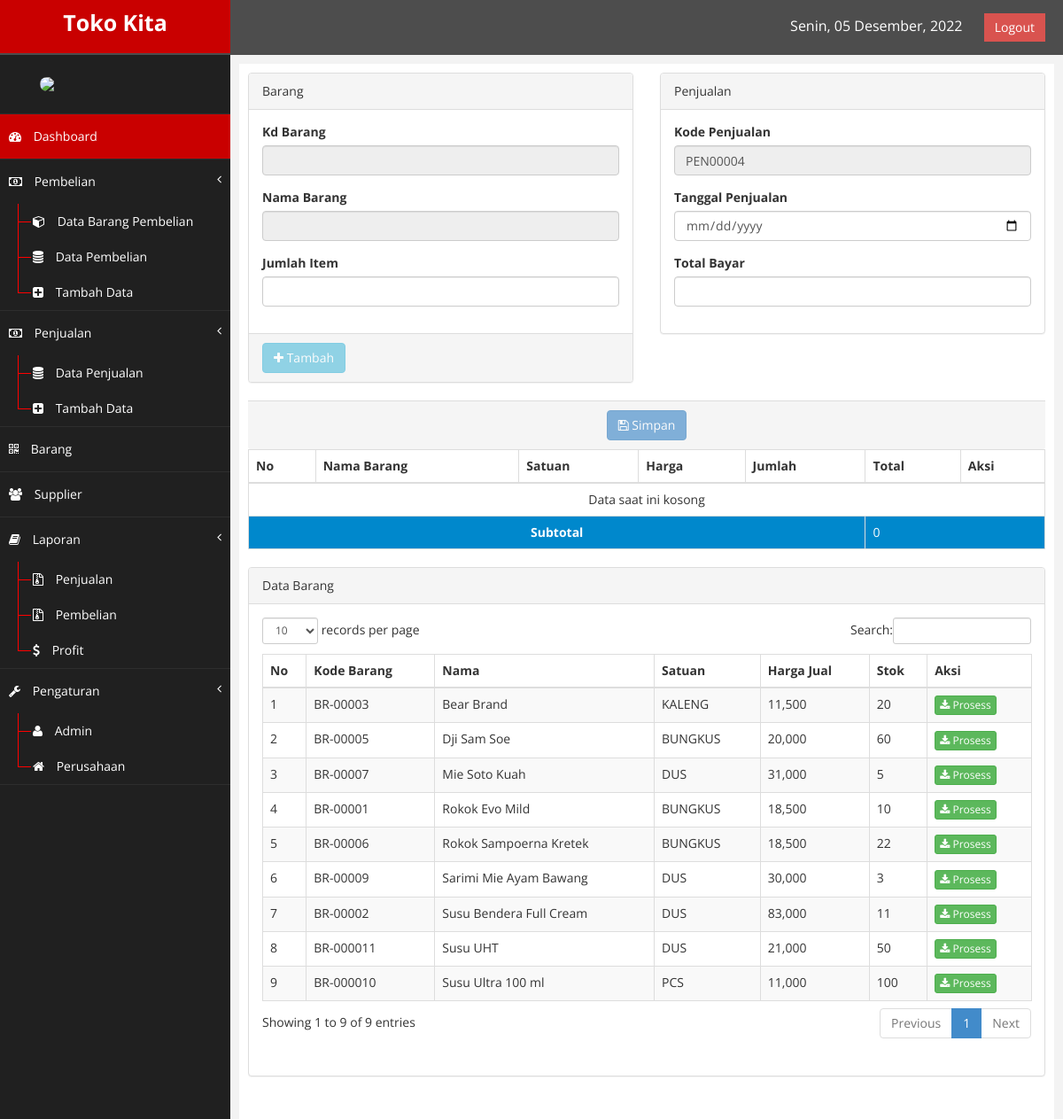
The app's page /index.php?page=tambahpenjualan (signed in) with its own data.
### tables this page shows
CREATE TABLE `barang` (
  `kd_barang` varchar(20) NOT NULL,
  `nama_barang` varchar(60) NOT NULL,
  `satuan` varchar(20) NOT NULL,
  `harga_jual` int(15) NOT NULL,
  `harga_beli` int(15) NOT NULL,
  `stok` int(4) NOT NULL,
  `status` enum('1','0') NOT NULL DEFAULT '0'
);

### tambahpenjualan.php (the view, shortened to what this page needs)
<?php
include "koneksi.php";
	$qry = mysqli_query($conn, "SELECT MAX(kd_penjualan) AS kode FROM penjualan");
	$pecah = mysqli_fetch_array($qry);
	$kod = substr($pecah['kode'], 3,5);
	$jum = $kod + 1;
	if ($jum < 10) {
		$kode = "PEN0000".$jum;
	}
	$qry2 = mysqli_query($conn, "SELECT sum(total) as jumlah FROM penjualan_sementara WHERE kd_penjualan = '$kode'");
	$pecah = mysqli_fetch_array($qry2);
	$qrycekdatabarang = mysqli_query($conn, "SELECT * FROM penjualan_sementara WHERE kd_penjualan = '$kode'");
	$hitung = mysqli_num_rows($qrycekdatabarang);
	if ($hitung >=1) {
		$subtotal = $pecah['jumlah'];
	}
	else{
		$subtotal = 0;
	}
	$qrycek = mysqli_query($conn, "SELECT * FROM penjualan_sementara WHERE kd_penjualan = '$kode'");
	$hitung = mysqli_num_rows($qrycek);
	if ($hitung >=1) {
		$cekbarang = true;
	}
	else{
		$cekbarang = false;
	}
	$kdbar = "";
	$namabr = "";
?>
<div class="row">
	<div class="col-md-6">
		<div class="panel panel-default">
			<div class="panel-heading">
				Barang
			</div>
			<div class="panel-body">
				<form method="POST">
					<div class="form-group">
						<label>Kd Barang</label>
						<input type="text" class="form-control" id="kdbarang" name="kdbarang" disabled="disabled" value="<?php echo $kdbar; ?>">
					</div>
					<div class="form-group">
						<label>Nama Barang</label>
						<input type="text" class="form-control" disabled="disabled" value="<?php echo $namabr; ?>">
					</div>
					<div class="form-group">
						<label>Jumlah Item</label>
						<input type="number" class="form-control" name="item" id="item" max="10000" min="0">
					</div>
			</div>
			<div class="panel-footer">
			<?php if ($kdbar === ""): ?>
				<button class="btn btn-info" name="tambah" id="tambah" disabled="disabled"><i class="fa fa-plus"></i> Tambah</button>
			<?php endif ?>
			</div>
		</div>
	</div>
	<div class="col-md-6">
		<div class="panel panel-default">
			<div class="panel-heading">
				Penjualan
			</div>
			<div class="panel-body">
				<form method="POST">
					<div class="form-group">
						<label>Kode Penjualan</label>
						<input type="text" class="form-control" name="kdpenjualan" id="kdpenjualan" maxlength="8" readonly="true" value="<?php echo $kode; ?>">
					</div>
					<div class="form-group">
						<label>Tanggal Penjualan</label>
						<input type="date" class="form-control" name="tglpenjualan" id="tglpenjualan">
					</div>
					<div class="form-group">
						<label>Total Bayar</label>
						<input type="number" class="form-control" name="totalbayar" id="totalbayar">
					</div>
			</div>
		</div>
	</div>
	<div class="col-md-12">
		<div class="panel-footer" align="center">
		<?php if ($cekbarang === false): ?>
			<button id="formbtn" class="btn btn-primary" name="save" disabled="disabled"><i class="fa fa-save"></i> Simpan</button>
		<?php endif ?>
		</div>
	</div>
	<div class="col-md-12">
		<table class="table table-bordered table-responsive table-hover">
			<thead>
				<tr>
					<th>No</th>
					<th>Nama Barang</th>
					<th>Satuan</th>
					<th>Harga</th>
					<th>Jumlah</th>
					<th>Total</th>
					<th>Aksi</th>
				</tr>
			</thead>
			<tbody>
				<?php
					if ($cekbarang === false) {
						echo "<tr><td colspan='7' align='center'>Data saat ini kosong</td></tr>";
					}
					else{
					$qry = mysqli_query($conn, "SELECT * FROM penjualan_sementara WHERE kd_penjualan = '$kode'");
					$hitung = mysqli_num_rows($qry);
					if ($hitung < 1) {
						error_reporting(0);
					}}
				?>
				<tr class="active">
					<td colspan="5" align="center"><strong>Subtotal</strong></td>
					<td colspan="2"><?php echo number_format($subtotal); ?></td>
				</tr>
			</tbody>
		</table>
	</div>
</div>
<div class="row">
    <div class="col-md-12">
        <div class="panel panel-default">
            <div class="panel-heading">
                Data Barang
            </div>
            <div class="panel-body">
                <div class="table">
                    <table class="table table-striped table-bordered table-hover" id="tabelku">
                        <thead>
                            <tr>
                                <th>No</th>
                                <th>Kode Barang</th>
                                <th>Nama</th>
                                <th>Satuan</th>
                                <th>Harga Jual</th>
								<th>Stok</th>
                                <th>Aksi</th>
                            </tr>
                        </thead>
                        <tbody>
                            <?php
								$nourut = 1;
                                $qry = mysqli_query($conn, "SELECT * FROM barang WHERE stok > 0 ORDER BY nama_barang ASC");
								while ($data = mysqli_fetch_array($qry)) { ?>
									<tr class="odd gradeX">
										<td><?php echo $nourut++; ?></td>
										<td><?php echo $data['kd_barang']; ?></td>
										<td><?php echo $data['nama_barang']; ?></td>
										<td><?php echo $data['satuan']; ?></td>
										<td><?php echo number_format($data['harga_jual']); ?></td>
										<td><?php echo $data['stok']; ?></td>
										<td>
											<a href="index.php?page=tambahpenjualan&proses=<?php echo $data['kd_barang']; ?>" class="btn btn-success btn-xs"><i class="fa fa-download"></i> Prosess</a>
										</td>
									</tr>
							<?php
								}
                            ?>
                        </tbody>
                    </table>
                </div>
            </div>
        </div>
    </div>
</div>

### index.php (shortened to what this page needs)
<?php
  function tglIndonesia($str){
    $tr   = trim($str);
    $str    = str_replace(array('Sun', 'Mon', 'Tue', 'Wed', 'Thu', 'Fri', 'Sat', 'January', 'February', 'March', 'April', 'May', 'June', 'July', 'August', 'September', 'October', 'November', 'December'), array('Minggu', 'Senin', 'Selasa', 'Rabu', 'Kamis', 'Jum\'at', 'Sabtu', 'Januari', 'Februari', 'Maret', 'April', 'Mei', 'Juni', 'Juli', 'Agustus', 'September', 'Oktober', 'November', 'Desember'), $tr);
    return $str;
  }
?>
<!DOCTYPE html>
<html lang="en">
<head>
    <link href="assets/css/bootstrap.css" rel="stylesheet" />
    <link href="assets/css/font-awesome.css" rel="stylesheet" />
    <link href="assets/css/custom.css" rel="stylesheet" />
    <link href="assets/js/dataTables/dataTables.bootstrap.css" rel="stylesheet" />
</head>
<body>
  <div id="wrapper">
    <nav class="navbar navbar-default navbar-cls-top " role="navigation" style="margin-bottom: 0">
      <div class="navbar-header">
        <a class="navbar-brand" href="index.php">Toko Kita</a>
      </div>
      <div style="color: white;padding: 15px 20px 15px 20px;float: right;font-size: 16px;">
        <span style="margin-right:20px"><?php echo tglIndonesia(date('D, d F, Y')); ?></span>
        <a href="index.php?page=logout" class="btn btn-danger square-btn-adjust">Logout</a>
      </div>
    </nav>
    <nav class="navbar-default navbar-side" role="navigation">
      <div class="sidebar-collapse">
        <ul class="nav" id="main-menu">
          <li class="text-center">
            <img src="gambar_admin/<?php echo $_SESSION['gambar']; ?>" class="user-image img-circle img-responsive"/>
          </li>
          <li>
            <a  class="active-menu" href="index.php"><i class="fa fa-dashboard"></i> Dashboard</a>
          </li>
          <li>
            <a  href="#"><i class="fa fa-money"></i> Pembelian<span class="fa arrow"></span></a>
            <ul class="nav nav-second-level">
              <li>
                <a  href="index.php?page=barangpembelian"><i class="fa fa-cube"></i> Data Barang Pembelian</a>
              </li>
              <li>
                <a  href="index.php?page=pembelian"><i class="fa fa-database"></i> Data Pembelian</a>
              </li>
              <li>
                <a  href="index.php?page=tambahpembelian"><i class="fa fa-plus-square"></i> Tambah Data</a>
              </li>
            </ul>
          </li>
          <li>
            <a  href="#"><i class="fa fa-money"></i> Penjualan<span class="fa arrow"></span></a>
            <ul class="nav nav-second-level">
              <li>
                <a  href="index.php?page=penjualan"><i class="fa fa-database"></i> Data Penjualan</a>
              </li>
              <li>
                <a  href="index.php?page=tambahpenjualan"><i class="fa fa-plus-square"></i> Tambah Data</a>
              </li>
            </ul>
          </li>
          <li>
            <a  href="index.php?page=barang"><i class="fa fa-qrcode"></i> Barang</a>
          </li>
          <li>
            <a  href="index.php?page=supplier"><i class="fa fa-group"></i> Supplier</a>
          </li>
          <li>
            <a  href="#"><i class="fa fa-book"></i> Laporan<span class="fa arrow"></span></a>
            <ul class="nav nav-second-level">
              <li>
                <a  href="index.php?page=laporanpenjualan"><i class="fa fa-file-archive-o"></i> Penjualan</a>
              </li>
              <li>
                <a  href="index.php?page=laporanpembelian"><i class="fa fa-file-archive-o"></i> Pembelian</a>
              </li>
              <li>
                <a  href="index.php?page=laporanprofit"><i class="fa fa-dollar"></i> Profit</a>
              </li>
            </ul>
          </li>
          <li>
            <a  href="#"><i class="fa fa-wrench"></i> Pengaturan<span class="fa arrow"></span></a>
            <ul class="nav nav-second-level">
              <li>
                <a  href="index.php?page=admin"><i class="fa fa-user"></i> Admin</a>
              </li>
              <li>
                <a  href="index.php?page=perusahaan"><i class="fa fa-home"></i> Perusahaan</a>
              </li>
            </ul>
          </li>
      </div>
    </nav>
    <div id="page-wrapper">
      <div id="page-inner">
        <?php
          if (isset($_GET['page'])) {
            if ($_GET['page']=="admin") {
              include 'admin.php';
            }
            elseif ($_GET['page']=="tambahadmin") {
              include 'tambahadmin.php';
            }
            elseif ($_GET['page']=="ubahadmin") {
              include 'ubahadmin.php';
            }
            elseif ($_GET['page']=="barang") {
              include 'barang.php';
            }
            elseif ($_GET['page']=="tambahbarang") {
              include 'tambahbarang.php';
            }
            elseif ($_GET['page']=="ubahbarang") {
              include 'ubahbarang.php';
            }
            elseif ($_GET['page']=="supplier") {
              include 'supplier.php';
            }
            elseif ($_GET['page']=="tambahsupplier") {
              include 'tambahsupplier.php';
            }
            elseif ($_GET['page']=="ubahsupplier") {
              include 'ubahsupplier.php';
            }
            elseif ($_GET['page']=="pembelian") {
              include 'pembelian.php';
            }
            elseif ($_GET['page']=="tambahpembelian") {
              include 'tambahpembelian.php';
            }
            elseif ($_GET['page']=="barangpembelian") {
              include 'barangpembelian.php';
            }
            elseif ($_GET['page']=="simpanbaranggudang") {
              include 'simpanbaranggudang.php';
            }
            elseif ($_GET['page']=="penjualan") {
              include 'penjualan.php';
            }
            elseif ($_GET['page']=="tambahpenjualan") {
              include 'tambahpenjualan.php';
            }
            elseif ($_GET['page']=="laporanpenjualan") {
              include 'laporanpenjualan.php';
            }
            elseif ($_GET['page']=="laporanpembelian") {
              include 'laporanpembelian.php';
            }
            elseif ($_GET['page']=="laporanprofit") {
              include 'laporanprofit.php';
            }
            elseif ($_GET['page']=="perusahaan") {
              include 'perusahaan.php';
            }
            elseif ($_GET['page']=="logout") {
              session_destroy();
              echo "<script>location='login/';</script>";
            }
          }
          else{
            include 'dashboard.php';
          }
        ?>
      </div>
    </div>
  </div>
</body>
</html>

### assets/css/custom.css (style rules this page uses)
body { font-family: 'Open Sans', sans-serif; }
#wrapper { width: 100%; background:#202020; }
#page-wrapper { padding: 10px 10px; min-height: 600px; background:#F3F3F3; }
#page-inner { width:100%; margin:5px 15px 5px 0px; background-color:#fff!important; padding:10px; min-height:1200px; }
.text-center { text-align:center; }
.square-btn-adjust { border: 0px solid transparent; -webkit-border-radius: 0px; -moz-border-radius: 0px; border-radius: 0px; }
.user-image { margin: 25px auto; -webkit-border-radius: 10px; -moz-border-radius: 10px; border-radius: 10px; max-height:170px; max-width:170px; }
.navbar-cls-top .navbar-brand { color: #C90000; background: #202020; width: 260px; text-align: center; height: 60px; font-size: 25px; font-weight: 700; }
.active-menu { background-color:#C90000!important; }
.arrow { float: right; }
.fa.arrow:before { content: "\f104"; }
.nav-second-level li, .nav-third-level li { border-bottom: none !important; }
.nav-second-level li a { padding-left: 37px; }
.sidebar-collapse , .sidebar-collapse .nav { background:none; }
.sidebar-collapse .nav { padding:0; }
.sidebar-collapse .nav > li > a { color:#fff; background:#202020; text-shadow:none; }
.sidebar-collapse > .nav > li > a { padding:15px 10px; }
.sidebar-collapse > .nav > li { border-bottom: 1px solid rgba(107, 108, 109, 0.19); }
.nav-second-level > li > a:before , .nav-third-level > li > a:before { content:""; display:block; position:absolute; left:20px; width:15px; height:1px; background:#ff0000; top:20px; }
.nav-second-level > li > a:after, .nav-third-level > li > a:after { content:""; display:block; position:absolute; left:20px; width:1px; height:100%; background:#ff0000; top:0px; z-index:10; }
.nav-second-level > li:last-child > a:after, .nav-third-level > li:last-child > a:after { height:50%; }
.navbar-side { border:none; background-color: #202020; }
.navbar-cls-top { background:#4D4D4D; border-bottom:none; }
.navbar-default { border:0px solid black; }
.navbar-header { background: #A70303; }
.nav > li > a > i { margin-right:10px; }
@media (min-width:768px) { #page-wrapper { margin: 0 0 0 260px; padding: 5px 10px; min-height: 1200px; } }
@media (min-width:768px) { .navbar-side { z-index: 1; position: absolute; width: 260px; } }
@media (min-width:768px) { .navbar { border-radius: 0px; } }

### records on screen
barang: kd_barang "BR-00003", nama_barang "Bear Brand", satuan "KALENG", harga_jual "11,500", stok "20"
barang: kd_barang "BR-00005", nama_barang "Dji Sam Soe", satuan "BUNGKUS", harga_jual "20,000", stok "60"
barang: kd_barang "BR-00007", nama_barang "Mie Soto Kuah", satuan "DUS", harga_jual "31,000", stok "5"
barang: kd_barang "BR-00001", nama_barang "Rokok Evo Mild", satuan "BUNGKUS", harga_jual "18,500", stok "10"
barang: kd_barang "BR-00006", nama_barang "Rokok Sampoerna Kretek", satuan "BUNGKUS", harga_jual "18,500", stok "22"
barang: kd_barang "BR-00009", nama_barang "Sarimi Mie Ayam Bawang", satuan "DUS", harga_jual "30,000", stok "3"
barang: kd_barang "BR-00002", nama_barang "Susu Bendera Full Cream", satuan "DUS", harga_jual "83,000", stok "11"
barang: kd_barang "BR-000011", nama_barang "Susu UHT", satuan "DUS", harga_jual "21,000", stok "50"
barang: kd_barang "BR-000010", nama_barang "Susu Ultra 100 ml", satuan "PCS", harga_jual "11,000", stok "100"

### other values on screen
$subtotal "0"
